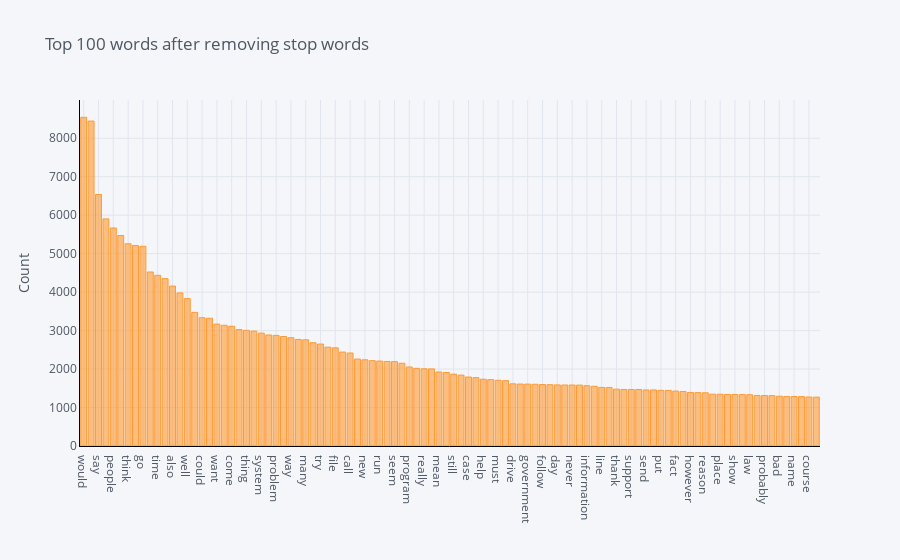

Write notebook code for a chart like this one.
### Markdown cell above
## Basic Text Analysis

The first step in analysis is to explore the data. Common exploratory data analysis
(EDA) with text includes frequency and TFIDF bar plots as well as plots of word
counts. We'll also look at Zipf's law, word collocations, and analyzing the POS tags
from our data in this section.


### Word Frequency Plots
A simple way to explore data is with a word frequency or word count plot. There are
a few ways to generate this: we could use the CountVectorizer from sklearn, NLTK's
FreqDist, pycaret, and more.

### Code cell
# !pip install pycaret
from pycaret.nlp import setup, plot_model

nlp_setup = setup(newsgroups_train['data'], custom_stopwords=['ax', 'edu', 'com', 'write'])

plot_model(model=None, plot='frequency')

### Figure 1 — Plotly figure (JSON) as saved in the notebook; plotly's stock layout.template omitted (floating-point values rounded to 4 significant figures)
{"data": [{"marker": {"color": "rgba(255, 153, 51, 0.6)", "line": {"color": "rgba(255, 153, 51, 1.0)", "width": 1}}, "name": "count", "orientation": "v", "text": "", "type": "bar", "x": ["would", "use", "say", "know", "people", "make", "think", "get", "go", "may", "time", "see", "also", "good", "well", "take", "could", "work", "want", "even", "come", "give", "thing", "look", "system", "year", "problem", "find", "way", "much", "many", "need", "try", "right", "file", "first", "call", "tell", "new", "article", "run", "point", "seem", "question", "program", "include", "really", "believe", "mean", "number", "still", "read", "case", "post", "help", "window", "must", "start", "drive", "let", "government", "bit", "follow", "back", "day", "long", "never", "part", "information", "car", "line", "state", "thank", "ask", "support", "key", "send", "sure", "put", "set", "fact", "game", "however", "keep", "reason", "group", "place", "hear", "show", "lot", "law", "change", "probably", "little", "bad", "true", "name", "happen", "course", "base"], "y": [8544, 8446, 6538, 5903, 5667, 5471, 5256, 5210, 5192, 4523, 4437, 4350, 4157, 3979, 3831, 3473, 3335, 3321, 3169, 3138, 3113, 3026, 3007, 2987, 2934, 2885, 2875, 2846, 2814, 2770, 2761, 2684, 2650, 2569, 2552, 2441, 2417, 2259, 2241, 2218, 2207, 2198, 2193, 2151, 2054, 2019, 2007, 2004, 1924, 1912, 1867, 1842, 1793, 1777, 1735, 1725, 1708, 1698, 1616, 1611, 1609, 1605, 1598, 1593, 1588, 1586, 1585, 1583, 1567, 1552, 1522, 1522, 1478, 1470, 1469, 1468, 1457, 1457, 1447, 1446, 1428, 1417, 1392, 1387, 1383, 1347, 1345, 1340, 1339, 1335, 1333, 1314, 1312, 1309, 1294, 1288, 1286, 1284, 1273, 1270]}], "layout": {"legend": {"bgcolor": "#F5F6F9", "font": {"color": "#4D5663"}}, "paper_bgcolor": "#F5F6F9", "plot_bgcolor": "#F5F6F9", "title": {"font": {"color": "#4D5663"}, "text": "Top 100 words after removing stop words"}, "xaxis": {"gridcolor": "#E1E5ED", "linecolor": "black", "showgrid": true, "tickfont": {"color": "#4D5663"}, "title": {"font": {"color": "#4D5663"}, "text": ""}, "zerolinecolor": "#E1E5ED"}, "yaxis": {"gridcolor": "#E1E5ED", "linecolor": "black", "showgrid": true, "tickfont": {"color": "#4D5663"}, "title": {"font": {"color": "#4D5663"}, "text": "Count"}, "zerolinecolor": "#E1E5ED"}}}
